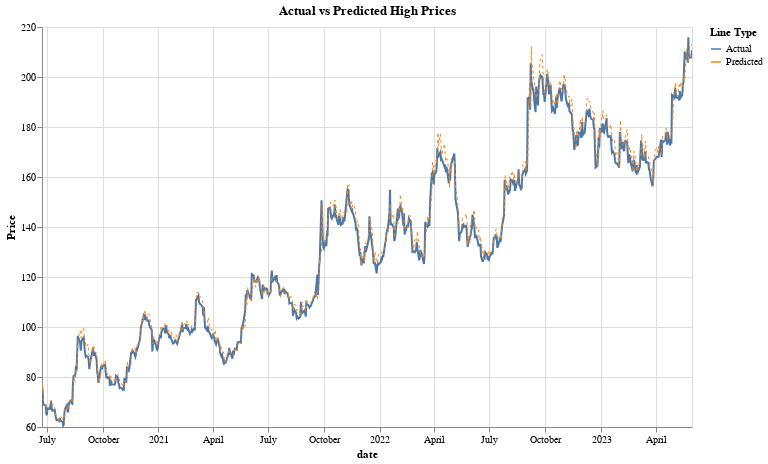

Source (notebook cell):
### Code cell
import altair as alt

alt.themes.enable('fivethirtyeight')

predictions_df_copy = predictions_df.copy(deep=True)


predictions_df_copy['date'] = pd.to_datetime(predictions_df_copy['date'])

predictions_df_copy['label'] = 'Actual'
predictions_df_copy['predicted_label'] = 'Predicted'

# Actual high price line
line1 = alt.Chart(predictions_df_copy).mark_line(strokeWidth=2).encode(
    x='date:T',
    y=alt.Y('y_test:Q', title='Price', scale=alt.Scale(zero=False)),
    color=alt.Color('label:N', legend=alt.Legend(title="Line Type")),
    tooltip=['date', 'y_test', 'y_pred']
)

# Predicted high price line
line2 = alt.Chart(predictions_df_copy).mark_line(strokeWidth=1, strokeDash=[3, 3]).encode(
    x='date:T',
    y=alt.Y('y_pred:Q', title='', scale=alt.Scale(zero=False)),
    color=alt.Color('predicted_label:N', legend=alt.Legend(title="Line Type")),
    tooltip=['date', 'y_test', 'y_pred']
)

# Combine the two lines
chart = alt.layer(line1, line2).properties(
    title='Actual vs Predicted High Prices',
    width=650,
    height=400
).interactive()

chart

### Figure 1 — Vega-Lite specification as saved in the notebook (floating-point values rounded to 4 significant figures; data arrays with more than 128 entries replaced by an {"elided": "..."} marker saying what was removed)
{"usermeta": {"embedOptions": {"theme": "fivethirtyeight"}}, "config": {"view": {"continuousWidth": 300, "continuousHeight": 300}}, "layer": [{"mark": {"type": "line", "strokeWidth": 2}, "encoding": {"color": {"field": "label", "legend": {"title": "Line Type"}, "type": "nominal"}, "tooltip": [{"field": "date", "type": "temporal"}, {"field": "y_test", "type": "quantitative"}, {"field": "y_pred", "type": "quantitative"}], "x": {"field": "date", "type": "temporal"}, "y": {"field": "y_test", "scale": {"zero": false}, "title": "Price", "type": "quantitative"}}, "name": "view_8"}, {"mark": {"type": "line", "strokeDash": [3, 3], "strokeWidth": 1}, "encoding": {"color": {"field": "predicted_label", "legend": {"title": "Line Type"}, "type": "nominal"}, "tooltip": [{"field": "date", "type": "temporal"}, {"field": "y_test", "type": "quantitative"}, {"field": "y_pred", "type": "quantitative"}], "x": {"field": "date", "type": "temporal"}, "y": {"field": "y_pred", "scale": {"zero": false}, "title": "", "type": "quantitative"}}}], "data": {"name": "data-901d465d6d2ac945ecafe487c00127e5"}, "height": 400, "params": [{"name": "param_8", "select": {"type": "interval", "encodings": ["x", "y"]}, "bind": "scales", "views": ["view_8"]}], "title": "Actual vs Predicted High Prices", "width": 650, "$schema": "https://vega.github.io/schema/vega-lite/v5.8.0.json", "datasets": {"data-901d465d6d2ac945ecafe487c00127e5": {"elided": "727 records"}}}
